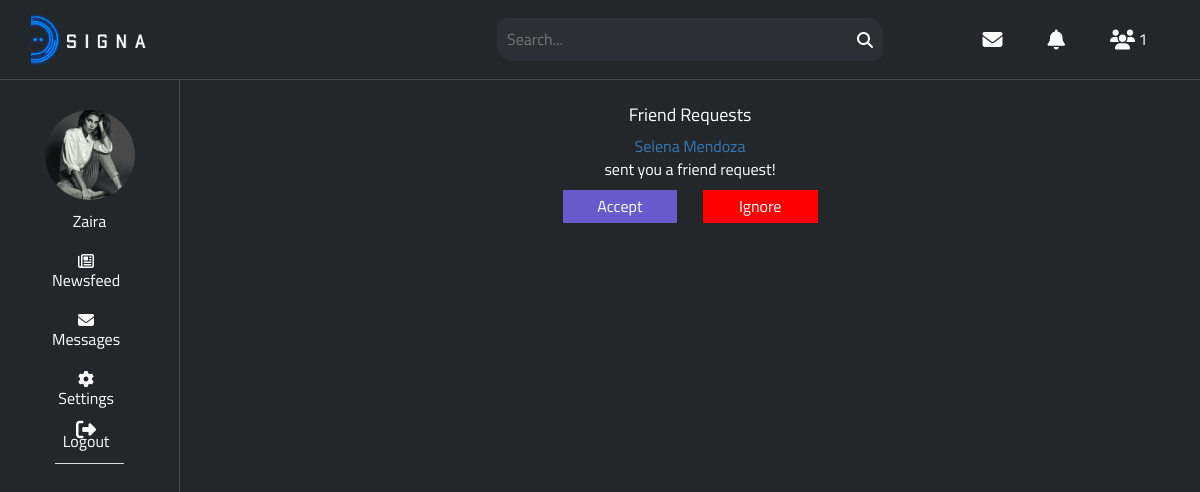
The page /requests.php (signed in) on the database its author committed.
### tables this page shows
CREATE TABLE `users` (
  `id` int(11) NOT NULL,
  `first_name` varchar(25) NOT NULL,
  `last_name` varchar(25) NOT NULL,
  `username` varchar(100) NOT NULL,
  `email` varchar(100) NOT NULL,
  `password` varchar(255) NOT NULL,
  `signup_date` date NOT NULL,
  `profile_pic` varchar(255) NOT NULL,
  `cover_pic` varchar(255) NOT NULL,
  `num_posts` int(11) NOT NULL,
  `user_closed` varchar(3) NOT NULL,
  `friend_array` text NOT NULL
);

CREATE TABLE `friend_requests` (
  `id` int(11) NOT NULL,
  `user_to` varchar(50) NOT NULL,
  `user_from` varchar(50) NOT NULL
);

### private/includes/classes/Notification.php (called while the page is built, shortened)
<?php
class Notification
{
	private $user_obj;
	private $con;
	public function __construct($con, $user)
	{
		$this->con = $con;
		$this->user_obj = new User($con, $user);
	}
	public function getUnreadNumber()
	{
		$userLoggedIn = $this->user_obj->getUsername();
		$query = $this->con->prepare("SELECT * FROM notifications WHERE viewed='no' AND user_to=?");
		$query->bind_param("s", $userLoggedIn);
		$query->execute();
		$result = $query->get_result();
		return $result->num_rows;
	}
}

### private/includes/classes/User.php (called while the page is built, shortened)
<?php
class User
{
	private $user;
	private $con;
	public function __construct($con, $user)
	{
		$this->con = $con;
		$user_details_query = mysqli_query($con, "SELECT * FROM users WHERE username='$user'");
		$this->user = mysqli_fetch_array($user_details_query);
	}
	public function getUsername()
	{
		return $this->user['username'];
	}
	public function getFirstAndLastName()
	{
		$username = $this->user['username'];
		$query = $this->con->prepare("SELECT first_name, last_name FROM users WHERE username=?");
		$query->bind_param("s", $username);
		$query->execute();
		$result = $query->get_result();
		$row = $result->fetch_assoc();
		return $row['first_name'] . " " . $row['last_name'];
	}
}

### private/includes/classes/Message.php (called while the page is built, shortened)
<?php
class Message
{
	public function __construct($con, $user)
	{
		$this->user_obj = new User($con, $user);
	}
}

### public/requests.php (the view, shortened to what this page needs)
<?php
$active = "";
include("../private/includes/header.php");
include("../private/includes/navigation.php");
?>
<div class="requests_column column">
	<h4>Friend Requests</h4>
	<?php
	$query = mysqli_query($con, "SELECT * FROM friend_requests WHERE user_to='$userLoggedIn'");
	if(mysqli_num_rows($query) == 0)
		echo "You have no friend requests at this time!";
	else {
		while($row = mysqli_fetch_array($query)) {
			$user_from = $row['user_from'];
			$user_from_obj = new User($con, $user_from);
			echo "<a href='$user_from'>".$user_from_obj->getFirstAndLastName() . "</a><span> sent you a friend request!</span>";
			?>
			<form action="requests.php" method="POST">
				<input type="submit" name="accept_request<?php echo $user_from; ?>" id="accept_button" value="Accept">
				<input type="submit" name="ignore_request<?php echo $user_from; ?>" id="ignore_button" value="Ignore">
			</form>
			<?php
		}
	}
	?>
</div>
</body>
</html>

### private/includes/navigation.php
<div class="sidebar">
    <a href="<?php echo $userLoggedIn; ?>" class="<?php if($active == 'profile'){
            echo 'active';
        } ?>">
        <figure>
            <img src="../<?php echo $user['profile_pic']; ?>">
        </figure>
        <?php echo $user['first_name']; ?>
    </a>
    <div class="nav-tabs">
        <a href="index.php" class="<?php if($active == 'index'){
            echo 'active';
        } ?>"><i class="far fa-newspaper"></i>Newsfeed</a>
        <a href="messages.php" class="<?php if($active == 'message'){
            echo 'active';
        } ?>"><i class="fas fa-envelope"></i>Messages</a>
        <a href="settings.php" class="<?php if($active == 'settings'){
            echo 'active';
        } ?>"><i class="fas fa-cog"></i>Settings</a>
        <a href="../private/includes/handlers/logout.php"><i class="fa fa-sign-out fa-lg"></i>Logout</a>
    </div>
</div>

### assets/css/stylesheet.css (style rules this page uses)
* { margin: 0; padding: 0; -webkit-box-sizing: border-box; box-sizing: border-box; }
body { height: auto; width: 100vw; font-size: 16px; font-family: "Titillium Web", sans-serif; overflow-x: hidden; cursor: default; }
a { cursor: pointer; text-decoration: none; }
.sidebar { height: 90vh; width: 15vw; display: -webkit-box; display: -ms-flexbox; display: flex; -webkit-box-orient: vertical; -webkit-box-direction: normal; -ms-flex-direction: column; flex-direction: column; -webkit-box-pack: start; -ms-flex-pack: start; justify-content: flex-start; -webkit-box-align: center; -ms-flex-align: center; align-items: center; background-color: #23272a; border-right: solid 1px #4b4a4a; position: fixed; padding: 20px 5px; top: 10vh; }
.sidebar a { height: auto; width: 90%; display: -webkit-box; display: -ms-flexbox; display: flex; -webkit-box-orient: vertical; -webkit-box-direction: normal; -ms-flex-direction: column; flex-direction: column; -webkit-box-pack: center; -ms-flex-pack: center; justify-content: center; -webkit-box-align: center; -ms-flex-align: center; align-items: center; color: #FFFFFF; padding: 10px 0; }
.sidebar a figure { height: 90px; width: 90px; margin-bottom: 10px; border-radius: 50px; overflow: hidden; }
.sidebar a figure img { height: 100%; width: 100%; -o-object-fit: cover; object-fit: cover; }
.requests_column, .closeAccount_column { position: absolute; top: 10vh; left: 15vw; height: auto; width: 85vw; background-color: #23272a; display: -webkit-box; display: -ms-flexbox; display: flex; -webkit-box-orient: vertical; -webkit-box-direction: normal; -ms-flex-direction: column; flex-direction: column; -webkit-box-pack: start; -ms-flex-pack: start; justify-content: flex-start; -webkit-box-align: center; -ms-flex-align: center; align-items: center; padding: 15px 0; min-height: 90vh; color: #FFFFFF; }
.requests_column form, .closeAccount_column form { padding: 10px 0; width: 25%; display: -webkit-box; display: -ms-flexbox; display: flex; -webkit-box-orient: horizontal; -webkit-box-direction: normal; -ms-flex-direction: row; flex-direction: row; -webkit-box-pack: justify; -ms-flex-pack: justify; justify-content: space-between; -webkit-box-align: center; -ms-flex-align: center; align-items: center; }
.requests_column form input, .closeAccount_column form input { width: 45%; padding: 5px; border: none; }
.requests_column form #accept_button, .requests_column form .info, .closeAccount_column form #accept_button, .closeAccount_column form .info { background-color: #6959cb; }
.requests_column form #ignore_button, .requests_column form .danger, .closeAccount_column form #ignore_button, .closeAccount_column form .danger { background-color: red; }

### rows shown on the page
users: profile_pic (picture), first_name "Zaira"
friend_requests: users.first_name+last_name "Selena Mendoza"

### other values the page prints
$num_requests "1"
